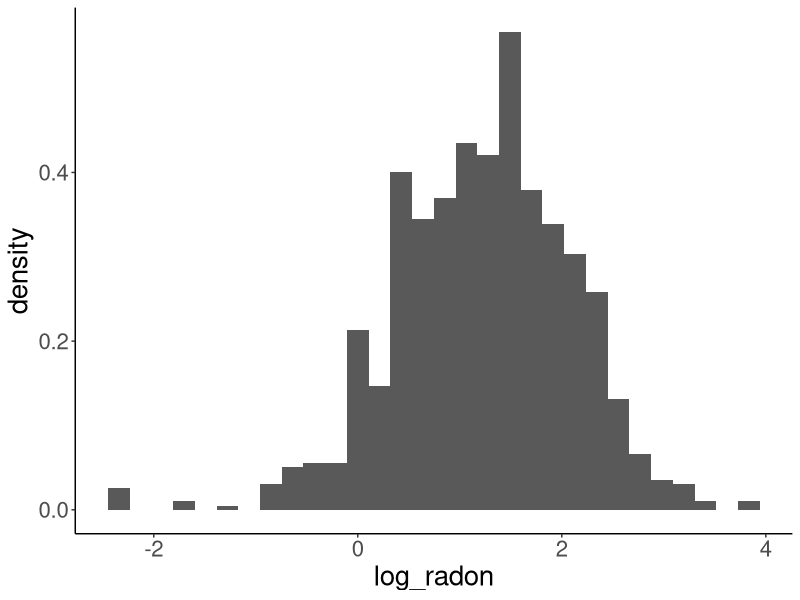
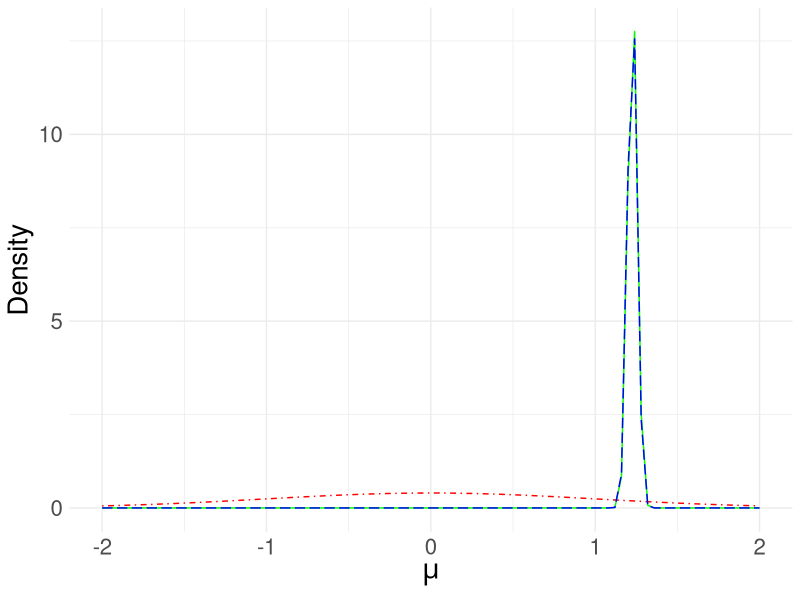
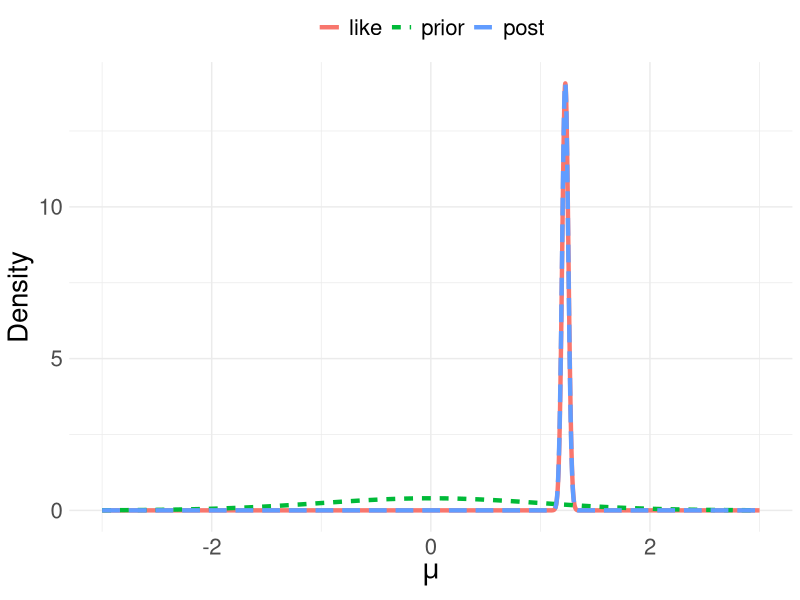

The R script that drew these images, in order:
## ---- chunk 1
knitr::opts_chunk$set(echo = TRUE)
library(tidyverse)
## ---- chunk 2
dat <- read_csv(here::here("data/radon.csv"))
## ---- chunk 3
y <- log(dat$activity)
## ---- chunk 4
tibble(log_radon = y) %>%
  ggplot(aes(x = log_radon)) +
  geom_histogram(aes(y=..density..)) +
  theme_classic() + 
  theme(text = element_text(size = 20))   
                                  
## ---- chunk 5
ybar <- mean(y)
sd.y <- sd(y)
n <- length(y)
## ---- chunk 6
sigma <- sd.y
# sd for ybar follows from sigma
sd.ybar <- sigma/sqrt(n)
## ---- chunk 7
mu0 <- 0 # prior mean 
sigma.mu0 <- 1  # prior sd

# other option used in slides
#mu0 <- -ybar # prior mean 
#sigma.mu0 <- sd.ybar
## ---- chunk 8
mupost.mean <- (mu0/(sigma.mu0^2) + n*ybar/(sigma^2))/(1/(sigma.mu0^2) + n/(sigma^2))
mupost.sd <- sqrt(1/(1/(sigma.mu0^2)+n/(sigma^2)))
## ---- chunk 9
prior_dens <- function(x) dnorm(x, mean = mu0 , sd = sigma.mu0)
post_dens <- function(x) dnorm(x, mean = mupost.mean, sd = mupost.sd )
like <- function(x) dnorm(x,  mean = ybar, sd = sd.ybar)

ggplot(NULL, aes(c(-2,2))) + 
  geom_line(stat = "function", fun = prior_dens, color = "red", linetype = "dotdash") +
  geom_line(stat = "function", fun = like, linetype = "solid", color = "green") +
  geom_line(stat = "function", fun = post_dens, linetype = "longdash", color = "blue") +
  theme_minimal() +
  ylab("Density") +
  xlab(expression(mu)) +
  theme(
    legend.position = "top",
    legend.title = element_blank(),
    text = element_text(size = 20)
  ) 
#  geom_area(stat = "function", fun = prior_dens) + #, fill = "red") 

## ---- chunk 10
# hard-coded grid 
# mugrid <- seq(1, 1.5, length.out = 3000)
# or, based on parameters 
mugrid <- seq(
   min(mu0 - 3*sigma.mu0, mupost.mean - 3*mupost.sd, ybar - 3*sd.ybar),
   max(mu0 + 3*sigma.mu0, mupost.mean + 3*mupost.sd, ybar + 3*sd.ybar),
  length.out = 3000)
prior.dens <- dnorm(x = mugrid, mean = mu0 , sd = sigma.mu0)
like.dens <- dnorm(x = mugrid, mean = ybar, sd = sd.ybar)
post.dens <- dnorm(x = mugrid, mean = mupost.mean, sd = mupost.sd)
toplot <- tibble(
  dens = c(prior.dens,  like.dens, post.dens),
  dtype = rep(c("prior", "like", "post"), each = length(mugrid)),
  mugrid = rep(mugrid, 3))

toplot %>%
  mutate(dtype = factor(dtype, levels = c("like", "prior", "post"))) %>%
  ggplot(aes(
    x = mugrid,
    y = dens,
    col = dtype,
    lty = dtype
  ))   +
  geom_line(size = 1.5) +
  theme_minimal() +
  ylab("Density") +
  xlab(expression(mu)) +
  theme(
    legend.position = "top",
    legend.title = element_blank(),
    text = element_text(size = 20)
  ) 
## ---- chunk 11
mupost.mean # posterior mean
qnorm(0.5, mean = mupost.mean, sd = mupost.sd) # posterior median
qnorm(c(0.025, 0.975), mean = mupost.mean, sd = mupost.sd) # 95% quantile-based CI
## ---- chunk 12
ybar
ybar + qnorm(c(0.025, 0.975))*sd.ybar
